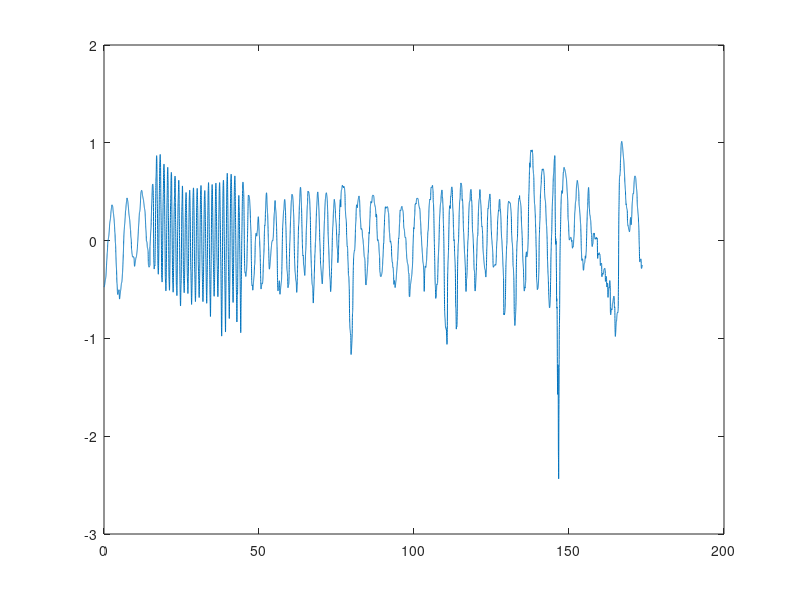

This chart was generated by the following MATLAB code: (Note: this script raises an error after producing the figure.)
%% Part 2 
clc
clear
close all

% Load data
data_set_2 = load('Part2_recording.mat');

resperation = data_set_2.data(:,2);

fs = 1/((data_set_2.isi)*(10^-3));
t = (0:length(resperation)-1)/fs;

figure;
plot(t,resperation)

%% Section 1 - Resting state

% Insperation duration (calculated manually)

insp_durations = [2.69 2.4 2.2];

insp_duration = mean(insp_durations);
insp_STD = std(insp_durations);


% Experation duration (calculated manually)

exp_durations = [1.95 2.24 2.36];

experation = mean(exp_durations);
exp_STD = std(exp_durations);


% Total breathing cycles durations (calculated manually)


breath_durations = [4.91 4.89 4.87];

total_breath_duration = mean(breath_durations);
total_STD = std(breath_durations);

% Calculate resting respration_rate

respration_rates = (1./breath_durations).*60; % breath/minute

RR_rest = mean(respration_rates);
RR_rest_STD = std(respration_rates);


%% Section 2 - Breathing cycle durations and RRs

% Hyperventilation

peaks_hyper = findpeaks(resperation(1700:4220));

Hyper_breath_duration = ((4220-1700)/fs)/length(peaks_hyper);

Hyper_RR = 60/Hyper_breath_duration;

% Hypoventilation

peaks_hypo = findpeaks(resperation(7692:10600),'MinPeakProminence',0.5);

Hypo_breath_duration = ((10600-7692)/fs)/(length(peaks_hypo)+1);

Hypo_RR = 60/Hypo_breath_duration;

%% Cough and read

peaks_C_R = findpeaks(resperation(13760:16710),'MinPeakProminence',0.5);

C_R_breath_duration = ((16710-13760)/fs)/(length(peaks_C_R)+1);

C_R_RR = 60/C_R_breath_duration;



%% Section 3 - Computing coralation between signals

figure(1)
wcoherence(resperation(7700:9880),resperation(14540:16720),fs,'PhaseDisplayVector',1);
title('Cross spectrum of the hypoventilation section vs. the cough and read section')

figure;
wcoherence(resperation(1813:3993),resperation(14540:16720),fs,'PhaseDisplayVector',1);
title('Cross spectrum of the hyperventilation section vs. the cough and read section')



